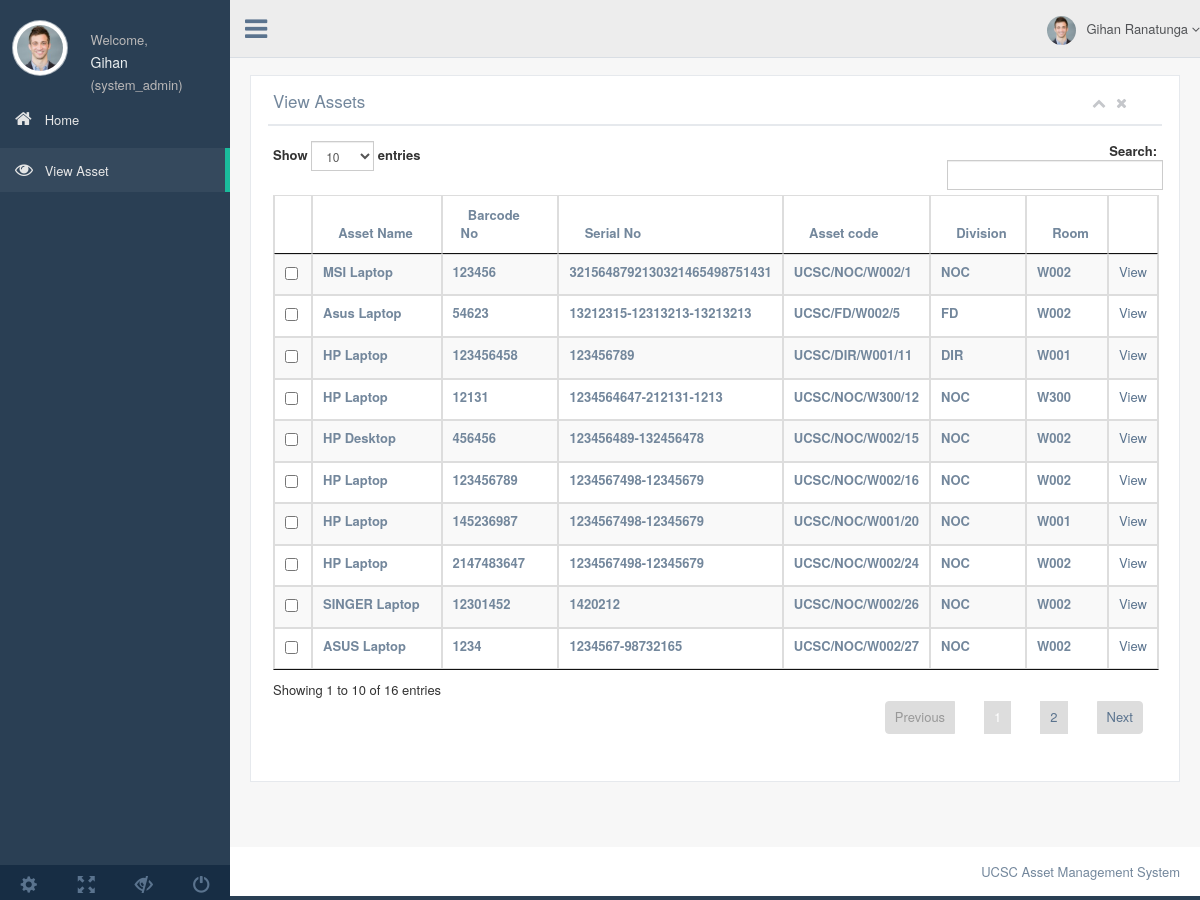
The app's page /viewasset.php (signed in) with its own data.
### tables this page shows
CREATE TABLE `asset` (
  `Asset_ID` int(11) NOT NULL,
  `Barcode_No` int(11) DEFAULT NULL,
  `Asset_Name` varchar(60) NOT NULL,
  `Asset_type` varchar(60) NOT NULL,
  `Asset_Category` varchar(60) NOT NULL,
  `Model_No` varchar(60) NOT NULL,
  `Brand` varchar(60) NOT NULL,
  `Serial_No` varchar(60) NOT NULL,
  `Purchase_Date` date NOT NULL,
  `Warranty_End` date NOT NULL,
  `Price` float NOT NULL,
  `Depreciation` float DEFAULT NULL,
  `Last_Value_date` datetime NOT NULL DEFAULT CURRENT_TIMESTAMP,
  `Original_Value` float NOT NULL,
  `Current_Value` float DEFAULT NULL,
  `Vendor` varchar(60) NOT NULL,
  `Vendor_Address` text NOT NULL,
  `Current_Division` varchar(60) DEFAULT NULL,
  `Current_Room` varchar(60) DEFAULT NULL,
  `Asset_Code` varchar(60) DEFAULT NULL,
  `Asset_available` tinyint(11) NOT NULL DEFAULT '1',
  `Asset_approved` tinyint(4) NOT NULL DEFAULT '0',
  `Description` text,
  `Entry_date` datetime NOT NULL DEFAULT CURRENT_TIMESTAMP,
  `Image` varchar(250) NOT NULL
);

### function.php (called while the page is built, shortened)
<?php
include "server_access.php";
class FAssetClerk{
    private $db = NULL;
    function __construct(){
        $this->db = dbConnect::connect();
    }
    function retrieve_assets($div="", $valid="yes", $removed="no"){
        $append = array();
        if ($removed=="yes"){
            array_push($append, "Asset_available = 0");
        }
        else{
            array_push($append, "Asset_available = 1");
        }
        $appix = implode(' AND ', $append);
        $que="SELECT * FROM asset WHERE ".$appix ;
        $res = $this->db->dbh->query($que);
        return $res;
    }
    function refresh_assets(){
        $query = "SELECT Asset_ID, Current_Division, Current_Room FROM asset WHERE Asset_Code IS NULL AND Asset_available=1 AND Asset_approved=1 ";
        $res = $this->db->dbh->query($query);
    }
}

### server_access.php (called while the page is built, shortened)
<?php
class dbConnect
{
    private static $instance = NULL;
    private function __construct(){
        $this->dbh=new mysqli(DB_HOST, DB_USER, DB_PASSWORD, DB_DATABASE);
        return $this->dbh;
    }
    public static function connect(){
        if (self::$instance == NULL){
            self::$instance = new dbConnect();
        }
        return self::$instance;
    }
}

### viewasset.php (the view, shortened to what this page needs)
<?php
 include "function.php";
$log = new FAssetClerk();
$user_details = $_SESSION['user_details'];
$first_name = $user_details['first_name'];
$last_name = $user_details['last_name'];
$division = $user_details['division'];
$level = $user_details['user_level'];
if ($level == 'asset_clerk' or $level == 'bursar'){
    $res = $log->retrieve_assets("", "all");
}
else{
    if ($level == 'div_asset_clerk'){
        $res = $log->retrieve_assets($division, "yes");
    }
    else{
         $res = $log->retrieve_assets("", "all");
    }
}
$log->refresh_assets();
?>
<!DOCTYPE html>
<html lang="en">
<head>
  <link href="css/bootstrap.min.css" rel="stylesheet">
  <link href="fonts/css/font-awesome.min.css" rel="stylesheet">
  <link href="css/animate.min.css" rel="stylesheet">
  <link href="css/custom.css" rel="stylesheet">
  <link href="css/icheck/flat/green.css" rel="stylesheet">
  <link href="css/datatables/jquery.dataTables.min.css" rel="stylesheet" type="text/css" />
  <link href="css/datatables/buttons.bootstrap.min.css" rel="stylesheet" type="text/css" />
  <link href="css/datatables/fixedHeader.bootstrap.min.css" rel="stylesheet" type="text/css" />
  <link href="css/datatables/responsive.bootstrap.min.css" rel="stylesheet" type="text/css" />
  <link href="css/datatables/scroller.bootstrap.min.css" rel="stylesheet" type="text/css" />
</head>
<body class="nav-md">
  <div class="container body">
    <div class="main_container">
      <div class="col-md-3 left_col">
        <div class="left_col scroll-view">
          <div class="profile">
            <div class="profile_pic">
              <img src="images/img.jpg" alt="..." class="img-circle profile_img">
            </div>
            <div class="profile_info">
              <span>Welcome,</span>
              <h2><?php echo $first_name;?></h2>               <span>(<?php echo $level;?>)</span>
            </div>
          </div>
          <br />
          <div id="sidebar-menu" class="main_menu_side hidden-print main_menu">
            <div class="menu_section">
              <ul class="nav side-menu">
				<?php if (($user_details['user_level'] == 'asset_clerk')){
                                    echo '<li><a href="assetclerk.php"><i class="fa fa-home"></i> Home </span></a></li>';
                                }
                                    else{
                                        if (($user_details['user_level'] == 'bursar')){
                                            echo '<li><a href="bursar.php"><i class="fa fa-home"></i> Home </span></a></li>';
                                        }
                                        else{
                                        echo '<li><a href="diviassetclerk.php"><i class="fa fa-home"></i> Home </span></a></li>';
                                        }
                                        }
                                ?>
				<li><a href="viewasset.php"><i class="fa fa-eye"></i> View Asset </span></a></li>
               </ul>
            </div>
          </div>
          <div class="sidebar-footer hidden-small">
            <a data-toggle="tooltip" data-placement="top" title="Settings">
              <span class="glyphicon glyphicon-cog" aria-hidden="true"></span>
            </a>
            <a data-toggle="tooltip" data-placement="top" title="FullScreen">
              <span class="glyphicon glyphicon-fullscreen" aria-hidden="true"></span>
            </a>
            <a data-toggle="tooltip" data-placement="top" title="Lock">
              <span class="glyphicon glyphicon-eye-close" aria-hidden="true"></span>
            </a>
            <a data-toggle="tooltip" data-placement="top" title="Logout">
              <span class="glyphicon glyphicon-off" aria-hidden="true"></span>
            </a>
          </div>
        </div>
      </div>
      <div class="top_nav">
        <div class="nav_menu">
          <nav class="" role="navigation">
            <div class="nav toggle">
              <a id="menu_toggle"><i class="fa fa-bars"></i></a>
            </div>
            <ul class="nav navbar-nav navbar-right">
              <li class="">
                <a href="javascript:;" class="user-profile dropdown-toggle" data-toggle="dropdown" aria-expanded="false">
                  <img src="images/img.jpg" alt=""><?php echo "$first_name $last_name";?>
                  <span class=" fa fa-angle-down"></span>
                </a>
              </li>
            </ul>
          </nav>
        </div>
      </div>
      <div class="right_col" role="main">
        <div class="">
          <div class="page-title">
          </div>
          <div class="row">
            <div class="col-md-12 col-sm-12 col-xs-12">
              <div class="x_panel">
                <div class="x_title">
                  <h2> View Assets </h2>
                  <ul class="nav navbar-right panel_toolbox">
                    <li><a class="collapse-link"><i class="fa fa-chevron-up"></i></a>
                    </li>
                    <li><a class="close-link"><i class="fa fa-close"></i></a>
                    </li>
                  </ul>
                  <div class="clearfix"></div>
                </div>
                <div class="x_content">
                    <form action="" method="post" name="">
                  <table id="datatable" class="table table-striped table-bordered">
                    <thead>
                        <?php
                      if (($user_details['user_level'] !== 'asset_clerk')){
                            echo '<th align="style="justify"></th>';
                        }
                      ?>
					<th align="style="justify"><strong >&nbsp;&nbsp;Asset Name </strong></th>
					<th align="style="justify"><strong >&nbsp;&nbsp;Barcode No </strong></th>
					<th align="style="justify"><strong >&nbsp;&nbsp;Serial No </strong></th>
					<th align="style="justify"><strong >&nbsp;&nbsp;Asset code </strong></th>
					<th align="style="justify"><strong >&nbsp;&nbsp;Division </strong></th>
					<th align="style="justify"><strong >&nbsp;&nbsp;Room </strong></th>
          <th align="style="justify"><strong >&nbsp;&nbsp;  </strong></th>
                    </thead>
                    <tbody>
                <?php
                while ($array = $res->fetch_assoc()){
                    $str = "";
                    if (($user_details['user_level'] != 'asset_clerk')){
                           $str = '<td><input type="checkbox" name="assets[]" class="check" id="assets[]" value="'.$array['Asset_ID'].'"></td>';
                        }
                echo '<tr>'. $str
                    . '<td><label>'.$array['Asset_Name'].'</label></td>'
                . '<td><label>'.$array['Barcode_No'].'</label></td>'
                        . '<td><label>'.$array['Serial_No'].'</label></td>'
                        . '<td><label>'.$array['Asset_Code'].'</label></td>'
                        . '<td><label>'.$array['Current_Division'].'</label></td>'
                        . '<td><label>'.$array['Current_Room'].'</label></td>'
                        . '<td><a href="asset_details.php?id='.$array['Asset_ID'].'">View</a></td>'
                        . '';
                }
		?>
            </tbody>
                  </table>
                    </form>
                </div>
              </div>
            </div>
                </div>
              </div>
            </div>
            <footer>
              <div class="pull-right">
                UCSC Asset Management System
              </div>
              <div class="clearfix"></div>
            </footer>
          </div>
        </div>
        <div id="custom_notifications" class="custom-notifications dsp_none">
          <div class="clearfix"></div>
        </div>
</body>
</html>

### records on screen
asset: Asset_Name "MSI Laptop", Barcode_No "123456", Serial_No "3215648792130321465498751431", Asset_Code "UCSC/NOC/W002/1", Current_Division "NOC", Current_Room "W002"
asset: Asset_Name "Asus Laptop", Barcode_No "54623", Serial_No "13212315-12313213-13213213", Asset_Code "UCSC/FD/W002/5", Current_Division "FD", Current_Room "W002"
asset: Asset_Name "HP Laptop", Barcode_No "123456458", Serial_No "123456789", Asset_Code "UCSC/DIR/W001/11", Current_Division "DIR", Current_Room "W001"
asset: Asset_Name "HP Laptop", Barcode_No "12131", Serial_No "1234564647-212131-1213", Asset_Code "UCSC/NOC/W300/12", Current_Division "NOC", Current_Room "W300"
asset: Asset_Name "HP Desktop", Barcode_No "456456", Serial_No "123456489-132456478", Asset_Code "UCSC/NOC/W002/15", Current_Division "NOC", Current_Room "W002"
asset: Asset_Name "HP Laptop", Barcode_No "123456789", Serial_No "1234567498-12345679", Asset_Code "UCSC/NOC/W002/16", Current_Division "NOC", Current_Room "W002"
asset: Asset_Name "HP Laptop", Barcode_No "145236987", Serial_No "1234567498-12345679", Asset_Code "UCSC/NOC/W001/20", Current_Division "NOC", Current_Room "W001"
asset: Asset_Name "HP Laptop", Barcode_No "2147483647", Serial_No "1234567498-12345679", Asset_Code "UCSC/NOC/W002/24", Current_Division "NOC", Current_Room "W002"
asset: Asset_Name "SINGER Laptop", Barcode_No "12301452", Serial_No "1420212", Asset_Code "UCSC/NOC/W002/26", Current_Division "NOC", Current_Room "W002"
asset: Asset_Name "ASUS Laptop", Barcode_No "1234", Serial_No "1234567-98732165", Asset_Code "UCSC/NOC/W002/27", Current_Division "NOC", Current_Room "W002"

### other values on screen
$first_name "Gihan"
$level "system_admin"
$last_name "Ranatunga"
